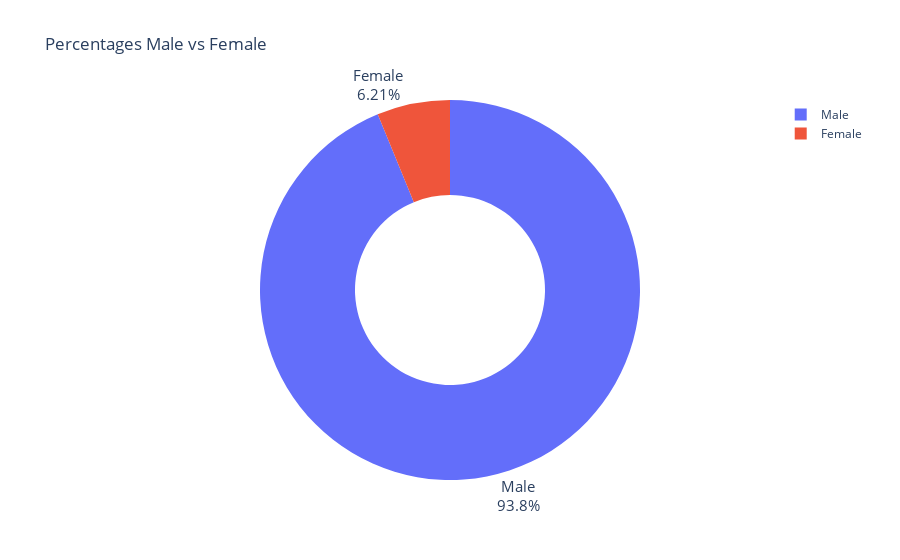

Notebook code for this chart:
### Markdown cell above
**Challenge**: Create a [donut chart using plotly](https://plotly.com/python/pie-charts/) which shows how many prizes went to men compared to how many prizes went to women. What percentage of all the prizes went to women?

### Code cell
df_sex = df_data.sex.value_counts()

graph = px.pie(values=df_sex.values, names=df_sex.index, title="Percentages Male vs Female", hole=0.5)
graph.update_traces(textposition="outside", textfont_size=15, textinfo="percent+label")

graph.show()

### Figure 1 — Plotly figure (JSON) as saved in the notebook; plotly's stock layout.template omitted (floating-point values rounded to 4 significant figures)
{"data": [{"domain": {"x": [0, 1], "y": [0, 1]}, "hole": 0.5, "hovertemplate": "label=%{label}<br>value=%{value}<extra></extra>", "labels": ["Male", "Female"], "legendgroup": "", "name": "", "showlegend": true, "textfont": {"size": 15}, "textinfo": "percent+label", "textposition": "outside", "type": "pie", "values": [876, 58]}], "layout": {"legend": {"tracegroupgap": 0}, "title": {"text": "Percentages Male vs Female"}}}
